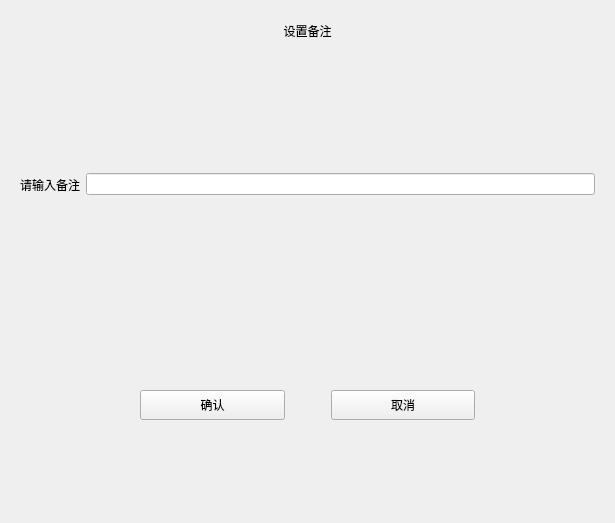
<?xml version="1.0" encoding="UTF-8"?>
<ui version="4.0">
 <class>SetRemark</class>
 <widget class="QWidget" name="SetRemark">
  <property name="geometry">
   <rect>
    <x>0</x>
    <y>0</y>
    <width>615</width>
    <height>523</height>
   </rect>
  </property>
  <property name="windowTitle">
   <string>Form</string>
  </property>
  <layout class="QVBoxLayout" name="verticalLayout">
   <item>
    <spacer name="verticalSpacer_3">
     <property name="orientation">
      <enum>Qt::Orientation::Vertical</enum>
     </property>
     <property name="sizeType">
      <enum>QSizePolicy::Policy::Fixed</enum>
     </property>
     <property name="sizeHint" stdset="0">
      <size>
       <width>20</width>
       <height>10</height>
      </size>
     </property>
    </spacer>
   </item>
   <item>
    <widget class="QLabel" name="label">
     <property name="maximumSize">
      <size>
       <width>16777215</width>
       <height>20</height>
      </size>
     </property>
     <property name="text">
      <string>设置备注</string>
     </property>
     <property name="alignment">
      <set>Qt::AlignmentFlag::AlignCenter</set>
     </property>
    </widget>
   </item>
   <item>
    <spacer name="verticalSpacer">
     <property name="orientation">
      <enum>Qt::Orientation::Vertical</enum>
     </property>
     <property name="sizeType">
      <enum>QSizePolicy::Policy::Fixed</enum>
     </property>
     <property name="sizeHint" stdset="0">
      <size>
       <width>20</width>
       <height>40</height>
      </size>
     </property>
    </spacer>
   </item>
   <item>
    <widget class="QWidget" name="widget" native="true">
     <layout class="QHBoxLayout" name="horizontalLayout_2">
      <item>
       <widget class="QLabel" name="label_2">
        <property name="text">
         <string>请输入备注</string>
        </property>
       </widget>
      </item>
      <item>
       <widget class="QLineEdit" name="lineEdit"/>
      </item>
     </layout>
    </widget>
   </item>
   <item>
    <spacer name="verticalSpacer_4">
     <property name="orientation">
      <enum>Qt::Orientation::Vertical</enum>
     </property>
     <property name="sizeType">
      <enum>QSizePolicy::Policy::Fixed</enum>
     </property>
     <property name="sizeHint" stdset="0">
      <size>
       <width>20</width>
       <height>20</height>
      </size>
     </property>
    </spacer>
   </item>
   <item>
    <widget class="QWidget" name="widget_3" native="true">
     <layout class="QHBoxLayout" name="horizontalLayout">
      <item>
       <spacer name="horizontalSpacer">
        <property name="orientation">
         <enum>Qt::Orientation::Horizontal</enum>
        </property>
        <property name="sizeType">
         <enum>QSizePolicy::Policy::Fixed</enum>
        </property>
        <property name="sizeHint" stdset="0">
         <size>
          <width>120</width>
          <height>20</height>
         </size>
        </property>
       </spacer>
      </item>
      <item>
       <widget class="QPushButton" name="pushButton">
        <property name="minimumSize">
         <size>
          <width>0</width>
          <height>30</height>
         </size>
        </property>
        <property name="text">
         <string>确认</string>
        </property>
       </widget>
      </item>
      <item>
       <spacer name="horizontalSpacer_2">
        <property name="orientation">
         <enum>Qt::Orientation::Horizontal</enum>
        </property>
        <property name="sizeType">
         <enum>QSizePolicy::Policy::Fixed</enum>
        </property>
        <property name="sizeHint" stdset="0">
         <size>
          <width>40</width>
          <height>20</height>
         </size>
        </property>
       </spacer>
      </item>
      <item>
       <widget class="QPushButton" name="pushButton_2">
        <property name="minimumSize">
         <size>
          <width>0</width>
          <height>30</height>
         </size>
        </property>
        <property name="text">
         <string>取消</string>
        </property>
       </widget>
      </item>
      <item>
       <spacer name="horizontalSpacer_3">
        <property name="orientation">
         <enum>Qt::Orientation::Horizontal</enum>
        </property>
        <property name="sizeType">
         <enum>QSizePolicy::Policy::Fixed</enum>
        </property>
        <property name="sizeHint" stdset="0">
         <size>
          <width>120</width>
          <height>20</height>
         </size>
        </property>
       </spacer>
      </item>
     </layout>
    </widget>
   </item>
   <item>
    <spacer name="verticalSpacer_2">
     <property name="orientation">
      <enum>Qt::Orientation::Vertical</enum>
     </property>
     <property name="sizeType">
      <enum>QSizePolicy::Policy::Fixed</enum>
     </property>
     <property name="sizeHint" stdset="0">
      <size>
       <width>20</width>
       <height>10</height>
      </size>
     </property>
    </spacer>
   </item>
  </layout>
 </widget>
 <resources/>
 <connections/>
</ui>
